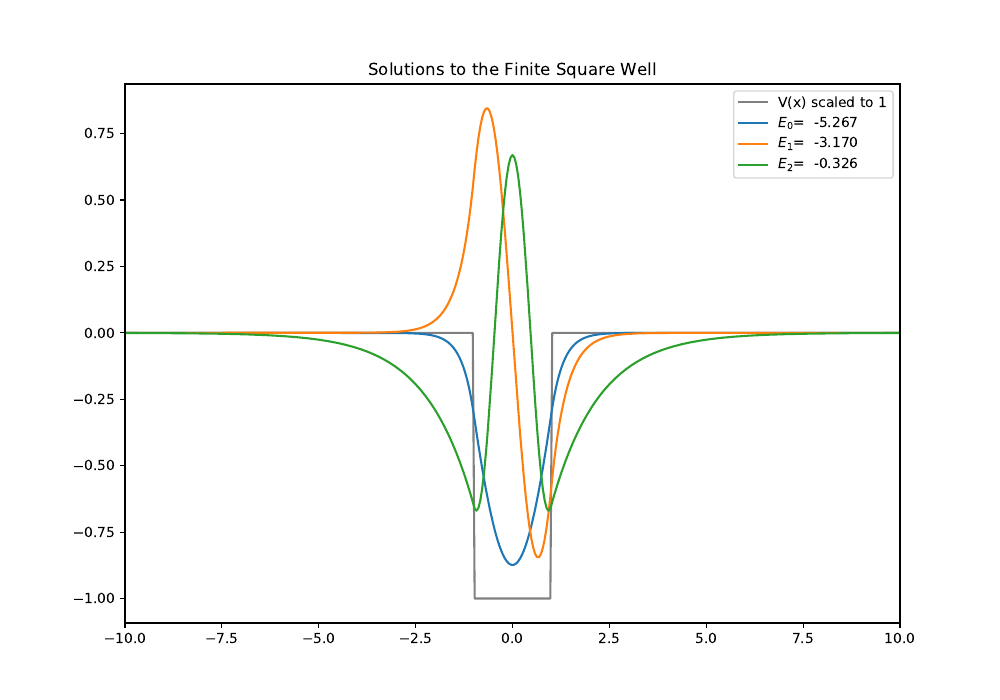

Source code (Python):
# 简述：一维有限深方势阱的数值求解,求前五个值（若有散射态，舍去）
# 方法：二阶差分
# 其他：m设为1，hbar设为1，势阱范围为-a/2-a/2,其中-b/2-b/2为V=-6，其余为0
import numpy as np
import matplotlib.pyplot as plt
import scipy.linalg as scl
# array全部输出
np.set_printoptions(threshold=np.inf)

hbar=1
m=1
N = 2000
a = 200.0
b = 2.
x = np.linspace(-a/2.,a/2.,N)
h = x[1]-x[0] # Should be equal to 2*np.pi/(N-1)
V0 = -6.
V=np.zeros(N)
for i in range(N):
    if x[i]> -b/2. and x[i]< b/2.:
        V[i]= V0
Mdd = 1./(h*h)*(np.diag(np.ones(N-1),-1) -2* np.diag(np.ones(N),0) + np.diag(np.ones(N-1),1))
H = -(hbar*hbar)/(2.0*m)*Mdd + np.diag(V) 
E,psiT = np.linalg.eigh(H) # This computes the eigen values and eigenvectors
psi = np.transpose(psiT)   # We take the transpose of psiT to the wavefunction vectors can accessed as psi[n]

plt.figure(figsize=(10,7))
plt.xlim((-5*b,5*b)) # 设置x轴取值范围
plt.plot(x,-V/V0,color="Gray",label="V(x) scaled to 1")
for i in range(5):
    if E[i]<0:                 # Only plot the bound states. The scattering states are not reliably computed.
        if psi[i][N-10] < 0:   # Flip the wavefunctions if it is negative at large x, so plots are more consistent.
            plt.plot(x,-psi[i]/np.sqrt(h),label="$E_{}$={:>8.3f}".format(i,E[i]))
        else:
            plt.plot(x,psi[i]/np.sqrt(h),label="$E_{}$={:>8.3f}".format(i,E[i]))
plt.title("Solutions to the Finite Square Well")
plt.legend()
#plt.savefig("Finite_Square_Well.pdf")
plt.show()